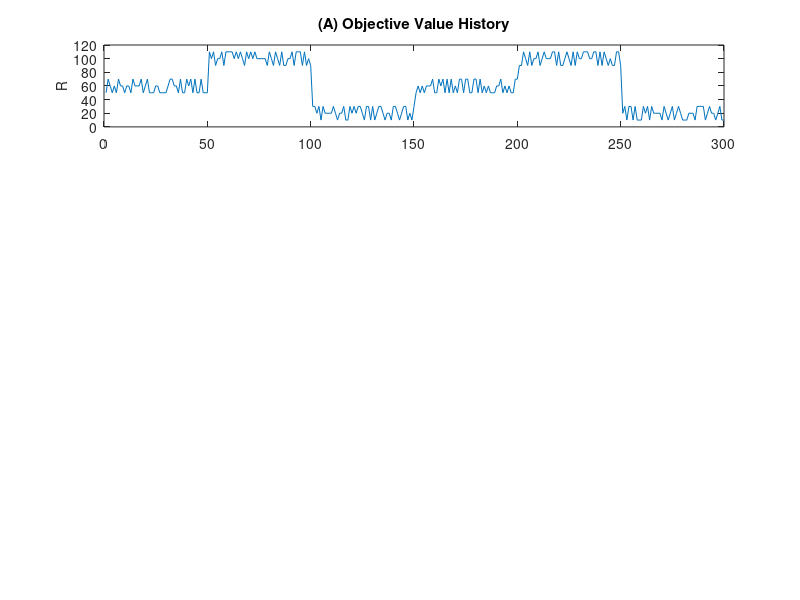

MATLAB code for this plot: (Note: this script raises an error after producing the figure.)


%%%%%%%%%%%%%%%%%%%%%%%%%%%%%%%%%%%%%%%%%%%%%%%%%%%%%%%%%%%%%%%%%%%%%%%%%% 
%%%%%%%%%%%%%%%%%%%%%%%%%%%%%%%%%%%%%%%%%%%%%%%%%%%%%%%%%%%%%%%%%%%%%%%%%% 
%%%%%%%%%%%%%%%%%% A FORMAL THEORY OF MOOD INSTABILITY %%%%%%%%%%%%%%%%%%% 
%%%%%%%%%%%%%%%%%%%%%%%%%%%%%%%%%%%%%%%%%%%%%%%%%%%%%%%%%%%%%%%%%%%%%%%%%% 
%%%%%%%%%%%%%%%%%%%%%%%%%%%%%%%%%%%%%%%%%%%%%%%%%%%%%%%%%%%%%%%%%%%%%%%%%% 
%%%%%%%%%%%%%%%%%%%% SIMULATION 2 EMOTIONAL RIGIDITY %%%%%%%%%%%%%%%%%%%%% 
%%%%%%%%%%%%%%%%%%%%%%%%%%%%%%%%%%%%%%%%%%%%%%%%%%%%%%%%%%%%%%%%%%%%%%%%%% 

%   R  -  Objective  value   (stimuli as such: $100)
% V(R) -  Subjective value   (stimuli as perceived: cheap)
% m=μ  -  Reference point    (baseline standard/wish for rewards)
% p=π  -  Weight             (weight of the prediction error R-μ)
% α=a  -  Learning rate      (learning of reference based on R-μ)

% Simulation 2 involves tuning these parameters to generate:
% 1. Healthy     evaluation  (μ=60, π=1/20, α=0.2)
% 2. Bipolar     evaluation  (μ=60, π=1/20, α=0.001)
% 3. Depressive  evaluation  (μ>60, π=1/20, α=0.001)
% 4. (Hypo)Manic evaluation  (μ<60, π=1/20, α=0.001)

% Simulations are based on a dynamic evaluation model, outlined in:
% Zavlis Bentall Fonagy Rigoli (2024) A formal theory of mood instability




clear all                                                                   % Clear all variables
rng(6969)                                                                   % Random seed to ensure reproducibility




% ---------------------------------------------------------------------- % 
% ------------------------------ REALITY ------------------------------- % 
% ---------------------------------------------------------------------- % 
for i=1:300                                                                 % For loop running from 1 to 300 R outcomes
    [r index] = max(mnrnd(1,[0.33 0.34 .33]));                              % Randomly select index (1-3) from a multinomial distribution with probabilities [0.33 0.34 .33]
    index_T(1,i) = (index-2)*10;                                            % Maps the chosen index (1-3) onto a scaled value: -10 (index=1), 0 (index=2), +10 (index=3)
end                                                                         % Outcome is vector with 300 raw reality (R) values

% Moderate Reality
for i = [1:50 151:200]                                                      % For loop on R outcomes (1:50) and (151:200)
    outcome(1,i) = index_T(1,i) + 60;                                       % Add +60 to these outcomes to create moderate reality
end                                                                         % Outcome is 100 trials representing moderate reality

% Positive Reality
for i = [51:100 201:250]                                                    % For loop on R outcomes (51:100) and (201:250)
    outcome(1,i) = index_T(1,i) + 100;                                      % Add +100 to these outcomes to create positive reality
end                                                                         % Outcome is 100 trials representing positive reality

% Negative Reality
for i = [101:150 251:300]                                                   % For loop on R outcomes (101:150) and (251:300)
    outcome(1,i) = index_T(1,i) + 20;                                       % Add +20 to these outcomes to create negative reality
end                                                                         % Outcome is 100 trials representing negative reality

subplot(4,1,1)                                                              % (4rows, 1cols, plot 1st panel)
plot(outcome)                                                               % Plot reality (raw values)
title(['(A) Objective Value History'], 'FontSize', 10.8)                    % Title reality function
ylabel ('R', 'FontSize', 10)                                                % Plot y axis only
ax = gca;                                                                   % Get existing axes handle
ax.YTick = 0:20:100;                                                        % Set y-axis ticks at intervals of 20


% ---------------------------------------------------------------------- % 
% --------------------------- HEALTHY AFFECT --------------------------- % 
% ---------------------------------------------------------------------- % 
mu = 60;                                                                    % Adaptive reference: 60
alpha = 0.2;                                                                % Adaptive learning rate: 0.2
p = 1/20;                                                                   % Adaptive weight-precision: 1/20
for i=1:300                                                                 % For loop running from 1 to 300 trials
    Vh(1,i) = 1 / (1+exp(p*(-outcome(i)+mu)));                              % Dynamic evaluation equation 1 (see manuscript)
    mu = mu + alpha * (outcome(i)-mu);                                      % Dynamic evaluation equation 2 (see manuscript)
end                                                                         % Outcome is vector with 300 healthy values
subplot(4,1,2)                                                              % (4rows, 1cols, plot 2nd panel)
plot(Vh)                                                                    % Plot healthy affective values
title(['(B) Healthy Evaluation (μ{_0}=60, π=0.05, α=0.2)'], ...             % Plot healthy affective title
       'FontSize', 10.8)                                                    % Adjust font size
ylabel ('V(R)', 'FontSize', 10)                                             % Plot y axis only
ax = gca;                                                                   % Get current axes handle
ax.YTick = 0:0.2:1;                                                         % Set y-axis ticks at intervals of 20


% ---------------------------------------------------------------------- %
% -------------------------- BIPOLAR RIGIDITY -------------------------- %
% ---------------------------------------------------------------------- %
mu = 60;                                                                    % Adaptive reference: 60
alpha = 0.001;                                                              % Maladaptively low learning rate: 0.001
p = 1/20;                                                                   % Adaptive weight-precision: 1/20
for i=1:300                                                                 % For loop running from 1 to 300 trials
    Vb(1,i) = 1 / (1+exp(p*(-outcome(i)+mu)));                              % Dynamic evaluation equation 1 (see manuscript)
    mu = mu + alpha * (outcome(i)-mu);                                      % Dynamic evaluation equation 2 (see manuscript)
end                                                                         % Outcome is vector with 300 bipolar values
subplot(4,1,3)                                                              % (4rows, 1cols, plot 3rd panel)
plot(Vb)                                                                    % Plot bipolar affective values
title(['(C) Bipolar Rigidity (μ{_0}=60, π=0.05, α=0.001)'], ...             % Plot bipolar affective title
       'FontSize', 10.8)                                                    % Adjust font size
ylabel ('V(R)', 'FontSize', 10)                                             % Plot y axis only
ax = gca;                                                                   % Get current axes handle
ax.YTick = 0:0.2:1;                                                         % Set y-axis ticks at intervals of 20


% ---------------------------------------------------------------------- %
% ------------------------- DEPRESSIVE RIGIDITY ------------------------ %
% ---------------------------------------------------------------------- %
mu = 100;                                                                   % Maladaptively high reference point: 100
alpha = 0.001;                                                              % Maladaptively low learning rate: 0.001
p = 1/20;                                                                   % Adaptive weight-precision: 1/20
for i=1:300                                                                 % For loop running from 1 to 300 trials
    Vd(1,i) = 1 / (1+exp(p*(-outcome(i)+mu)));                              % Dynamic evaluation equation 1 (see manuscript)
    mu = mu + alpha * (outcome(i)-mu);                                      % Dynamic evaluation equation 2 (see manuscript)
end                                                                         % Outcome is vector with 300 depressive values
subplot(4,1,4)                                                              % (4rows, 1cols, plot 4th panel)
plot(Vd)                                                                    % Plot depressive affective values
title({['(D) Depressive Rigidity (μ{_0}=100, π=0.05, α=0.001) & ' ...       % Plot depressive affective title
        '(E) Manic Rigidity (μ{_0}=20, π=0.05, α=0.001)']}, ...             % Plot manic affective title
        'FontSize', 10.8)                                                   % Adjust font size
xlabel ('Trial', 'FontSize', 10); ylabel ('V(R)', 'FontSize', 10)           % Plot both x & y axes
ax = gca;                                                                   % Get current axes handle
ax.YTick = 0:0.2:1;                                                         % Set y-axis ticks at intervals of 20
hold on                                                                     % Keep current figure (4th panel) open...


% ---------------------------------------------------------------------- % 
% --------------------------- MANIC RIGIDITY --------------------------- % 
% ---------------------------------------------------------------------- % 
mu = 20;                                                                    % Maladaptively low reference point: 20
alpha = 0.001;                                                              % Maladaptive low learning rate: 0.001
p = 1/20;                                                                   % Adaptive weight-precision: 1/20
for i=1:300                                                                 % For loop running from 1 to 300 trials
    Vm(1,i) = 1 / (1+exp(p*(-outcome(i)+mu)));                              % Dynamic evaluation equation 1 (see manuscript)
    mu = mu + alpha * (outcome(i)-mu);                                      % Dynamic evaluation equation 2 (see manuscript)
end                                                                         % Outcome is vector with 300 manic values
plot(Vm)                                                                    % Plot manic affective values
hold off                                                                    % ...Close current figure (4th panel)


% ---------------------------------------------------------------------- % 
% --------------------------- PRINT FIGURE 2 --------------------------- % 
% ---------------------------------------------------------------------- % 
printfigure(10, 10, 'Figure 2.pdf')                                         % See function printfigure
